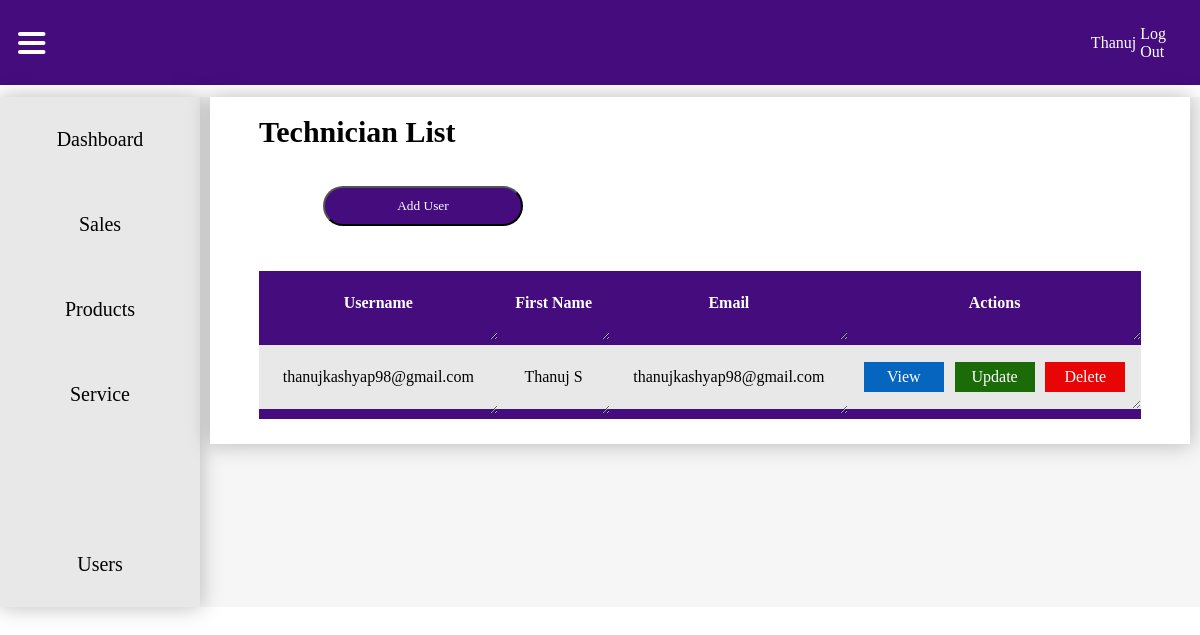
Screenshot of /technician/technicians/ (signed in) with the database file from the repository.
### mainapp/models.py (models this page shows, shortened)
class User(AbstractUser):
    is_admin = models.BooleanField(default=False)
    is_sales_login = models.BooleanField(default=False)
    is_service_desk = models.BooleanField(default=False)
    is_technician = models.BooleanField(default=False)

class TechnicianLogin(models.Model):
    user = models.OneToOneField(User, on_delete=models.CASCADE)
    service_desk = models.ForeignKey(UserProfile, on_delete=models.CASCADE, related_name='service_desk_technicians')
    admin = models.ForeignKey(UserProfile, on_delete=models.CASCADE, related_name='admin_technicians')
    technician_name = models.CharField(max_length=100)
    technician_email = models.EmailField()
    technician_phone = models.CharField(max_length=10)

### technician/views.py (the view)
# urls.py: path('technicians/', TechnicianListView.as_view(), name='Technicianlist'),
class TechnicianListView(LoginRequiredMixin, ListView):
    template_name = "technicianlist.html"
    def get_queryset(self):
        admin = self.request.user.userprofile
        service_desk = self.request.user.userprofile
        return TechnicianLogin.objects.filter(admin=admin, service_desk=service_desk)

### technician/templates/technicianlist.html (shortened to what this page needs)
{% load static %}
<!DOCTYPE html>
<html lang="en">
<head>
    <link rel="stylesheet" href="{% static 'css/dashboard.css' %}">
</head>
<body>
    {% if request.user.is_admin or request.user.is_service_desk %}
     <nav>
        <div class="menu" >
            <img src="{% static 'icons/hamburger menu.svg' %}" alt="" onclick="toggleNavigation()">
        </div>
        <ul>
            <li>
                {% if request.user.is_authenticated %}
                <a href="">{{ request.user.username }}</a>
                <a href="{% url 'logout' %}">Log Out</a>
                {% else %}
                <a href="">Profile</a>
                <img src="{% static 'icons/dropdownarrowsvg.svg' %}" alt="">
                {% endif %}
            </li>
        </ul>
    </nav>
    <div class="contentholder">
        <div class="navigation">
            <div class="tabholder">
                {% if request.user.is_admin %}
                <div class="nav-tab" id="dashboard-tab" onclick="toggleActive(this)">
                    <a href="{% url 'dashboard' %}">Dashboard</a>
                </div>
                {% endif %}
                {% if request.user.is_sales_login or request.user.is_admin %}
                <div class="nav-tab" onclick="toggleActive(this)">
                    <a href="{% url 'customerlist' %}">Sales</a>
                </div>
                <div class="nav-tab" onclick="toggleActive(this)">
                    <a href="">Products</a>
                </div>
                {% endif %}
                {% if request.user.is_service_desk or request.user.is_admin %}
                <div class="nav-tab" onclick="toggleActive(this)">
                    <a href="">Service</a>
                </div>
                {% endif %}
                <div class="nav-tab" onclick="toggleActive(this)">
                    <a href=""></a>
                </div>
                {% if request.user.is_admin %}
                <div class="nav-tab" onclick="toggleActive(this)">
                    <a href="">Users</a>
                </div>
                {% endif %}
            </div>
        </div>
        <div class="displayboard">
            <div class="whiteboard">
                <div class="alignmentmaker">
                    <h3>Technician List</h3>
                    {% if request.user.is_admin or request.user.is_service_desk %}
                    <div class="bottonholder">
                        <a href="{% url 'technician:Techniciancreate' %}"><button>Add User</button></a>
                    </div>
                    {% endif %}
                    <table>
                        <thead>
                            <tr>
                                <th>Username</th>
                                <th>First Name</th>
                                <th>Email</th>
                                <th>Actions</th>
                            </tr>
                        </thead>
                        <tbody>
                            {% for technician in object_list %}
                            <tr>
                                <td>{{ technician.user.username }}</td>
                                <td>{{ technician.user.first_name }}</td>
                                <td>{{ technician.user.email }}</td>
                                <td class="action">
                                    <a id="view" href="{% url 'technician:Techniciandetail' technician.pk %}"><div class="buttonview">View</div></a>
                                    <a id="update" href="{% url 'technician:Technicianupdate' technician.pk  %}"><div class="button">Update</div></a>
                                    <a id="delete" href="{% url 'technician:Techniciandelete' technician.pk  %}"><div class="buttondelete">Delete</div></a>
                                </td>
                            </tr>
                            {% endfor %}
                        </tbody>
                    </table>
                </div>
            </div>
        </div>
    </div>
    {% else %}
    <p>Return to Login Page</p>
    {% endif %}
</body>
</html>

### static/css/dashboard.css (style rules this page uses)
* { margin: 0; padding: 0; font-family: Montserrat; }
nav { background: #450C7D; width: 100%; height: 85px; display: flex; justify-content: right; align-items: center; }
nav img { margin-left: 3%; }
nav ul { width: 100%; display: flex; align-items: center; justify-content: flex-end; }
nav ul li { margin: 2%; display: flex; align-items: center; justify-content: flex-end; }
nav ul li a { text-decoration: none; color: white; font-family: Montserrat; }
.contentholder { width: 100%; display: flex; align-items: start; justify-content: center; background: #F6F6F6; margin-top: 1%; }
.navigation { width: 20%; height: 100%; background: #FFF; box-shadow: 0px 0px 20px 1px rgba(0, 0, 0, 0.25); display: grid; align-items: center; justify-items: center; transition: width 0.5s ease-in-out; }
.displayboard { width: 100%; display: grid; align-items: start; justify-items: center; transition: width 0.5s ease-in-out; }
.menu { width: 100%; display: flex; align-items: center; justify-content: left; height: 100%; }
.menu img { margin: 3% 5% 3% 3%; cursor: pointer; }
.nav-tab { width: 100%; height: 85px; display: flex; align-items: center; justify-content: center; background: #E8E8E8; cursor: pointer; transition: .3s ease-in-out; }
.nav-tab a { text-decoration: none; color: black; text-align: center; font-size: 20px; color: black; width: 100%; height: 100%; display: flex; align-items: center; justify-content: center; }
.tabholder { width: 100%; }
.whiteboard { width: 98%; background: white; box-shadow: 0px 0px 20px 1px rgba(0, 0, 0, 0.25); display: flex; align-items: start; justify-content: center; }
.alignmentmaker { width: 90%; display: grid; align-items: start; justify-items: center; }
.alignmentmaker h3 { font-size: 30px; margin: 2% 0% 2% 0%; width: 100%; }
button { width: 200px; height: 40px; background-color: #450C7D; color: #FFF; border-radius: 20px; margin: 2%; cursor: pointer; }
table { border-collapse: collapse; margin: 25px 0; font-size: 16px; width: 100%; resize: both; }
table thead tr { background: #450C7D; color: #FFF; font-weight: bold; padding: 3%; text-align: center; height: 40px; }
tr { background: #E8E8E8; }
tr:last-child { border-bottom: 10px solid#450C7D; }
th, td { padding: 12px; height: 40px; text-align: center; overflow-x: auto; resize: horizontal; }
.action { padding: 12px; height: 40px; text-align: center; overflow-x: auto; display: flex; align-items: center; justify-content: center; }
#update { text-decoration: none; color: white; }
#delete { text-decoration: none; color: white; }
#view { text-decoration: none; color: #FFF; }
.button { background: #1b6c09; width: 80px; height: 30px; display: flex; align-items: center; justify-content: center; }
.buttondelete { background: #e70505; width: 80px; height: 30px; display: flex; align-items: center; justify-content: center; }
.buttonview { background: #0665be; width: 80px; height: 30px; display: flex; align-items: center; justify-content: center; }
.bottonholder { width: 90%; display: flex; align-items: center; justify-content: left; flex-wrap: wrap; }
a { margin: 2%; }

### rows the page displays
User: user.username "Thanuj"
TechnicianLogin: user.username "thanujkashyap98@gmail.com", user.first_name "Thanuj S", user.email "thanujkashyap98@gmail.com"
